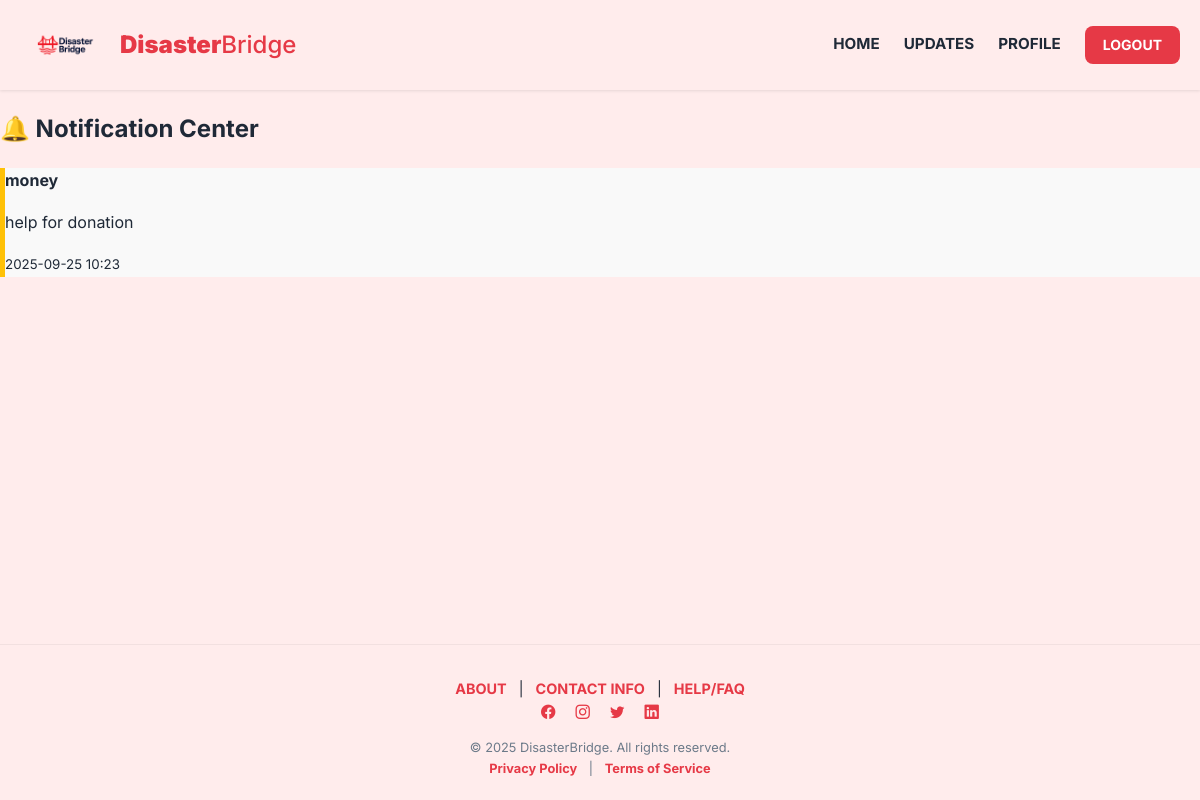
The page /notifications/ (signed in) on the database its author committed.
### core/models.py (models this page shows, shortened)
class Notification(models.Model):
    TYPE_CHOICES = [
        ('Aid Request', 'Aid Request'),
        ('Donation', 'Donation'),
        ('Volunteer Assignment', 'Volunteer Assignment'),
        ('System', 'System'),
    ]
    STATUS_CHOICES = [
        ('unread', 'Unread'),
        ('read', 'Read'),
    ]
    ACTION_CHOICES = [
        ('pending', 'Pending'),
        ('approved', 'Approved'),
        ('denied', 'Denied'),
    ]
    notification_id = models.AutoField(primary_key=True)
    user = models.ForeignKey(User, on_delete=models.CASCADE, related_name='notifications')
    type = models.CharField(max_length=50, choices=TYPE_CHOICES)
    message = models.TextField()
    status = models.CharField(max_length=10, choices=STATUS_CHOICES, default='unread')
    action_status = models.CharField(max_length=10, choices=ACTION_CHOICES, default='pending')
    timestamp = models.DateTimeField(auto_now_add=True)

### core/views.py (the view)
# urls.py: path("notifications/", views.notification_list, name="notification_list"),
@login_required
def notification_list(request):
    user = request.user
    if user.role == "admin":
        notifications = Notification.objects.all().order_by('-timestamp')
    else:
        notifications = Notification.objects.filter(user=user).order_by('-timestamp')
    return render(request, 'core/notification_list.html', {'notifications': notifications})

### core/templates/core/notification_list.html (shortened to what this page needs)
{% extends 'core/base.html' %}
{% load static %}
{% block content %}
<!DOCTYPE html>
<html>
<head>
</head>
<body>
<div class="container my-5">
    <h2 class="mb-4">🔔 Notification Center</h2>
    {% if notifications %}
        {% for n in notifications %}
        <div class="p-3 mb-3 rounded shadow-sm"
             style="border-left:5px solid {% if n.action_status == 'approved' %}#198754{% elif n.action_status == 'denied' %}#dc3545{% else %}#ffc107{% endif %};
                    background-color:{% if n.status == 'unread' %}#fff3f3{% else %}#f9f9f9{% endif %};">
            <strong>{{ n.type }}</strong>
            <p>{{ n.message }}</p>
            <small class="text-muted">{{ n.timestamp|date:"Y-m-d H:i" }}</small><br>
        </div>
        {% endfor %}
    {% else %}
        <div class="alert alert-info">No notifications available.</div>
    {% endif %}
</div>
</body>
</html>
{% endblock %}

### core/templates/core/base.html (style rules this page uses)
:root { --db-accent-red: #e63946; --db-darker-red: #c0313d; --db-brighter-red-hover: #ff4d4d; --db-page-bg: #ffecec; --db-card-bg: white; --db-text-dark: #1f2937; --db-text-medium: #6c7a89; --db-box-shadow: 0 4px 10px rgba(0, 0, 0, 0.05); --db-border-radius: 8px; }
body { margin: 0; font-family: 'Inter', Arial, sans-serif; background: var(--db-page-bg); color: var(--db-text-dark); line-height: 1.6; min-height: 100vh; display: flex; flex-direction: column; }
h1, h2, h3, h4 { color: var(--db-text-dark); }

### rows shown on the page
Notification: type "money", message "help for donation", timestamp "2025-09-25 10:23"
